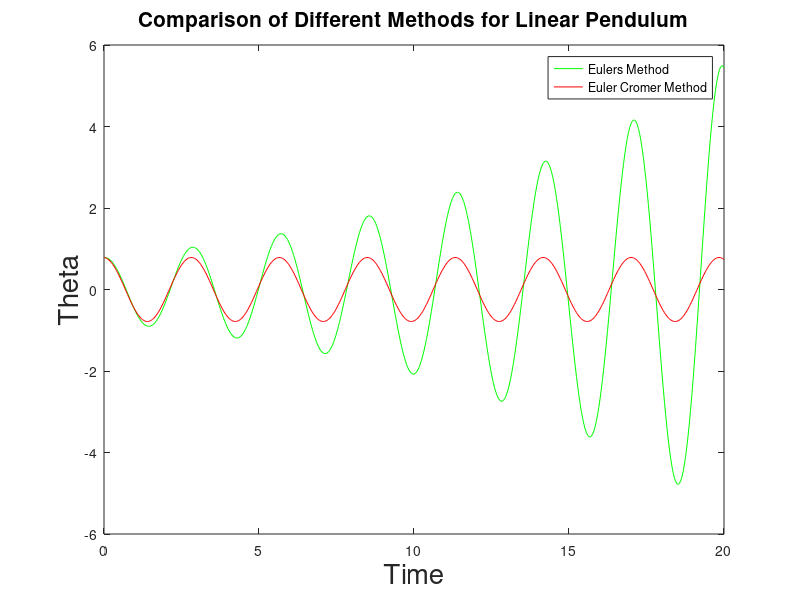
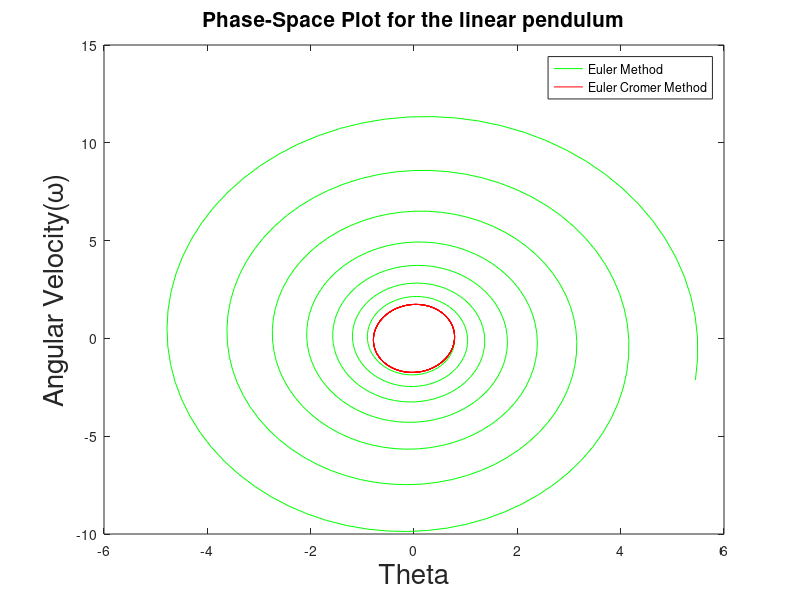

Here is the MATLAB script that generated these plots, in order:
clc;
clear;

close all;
set(0, 'defaultfigurevisible', 'on');

w = [0];
w2 = [0];
theta = [3.14/4];
theta2 = [3.14/4];
t = [0];
l = 2;
g = 9.8;
dt = 0.04;

% w2 and theta 2 is done by euler cramer methods.
% w and theta uses Eulers method.
% for refference reffer Giordano pg 48 and above.

for i = 1:500
  w(i+1) = w(i)-((g/l)*theta(i)*dt);
  w2(i+1) = w2(i)-((g/l)*theta2(i)*dt);
  theta(i+1) = theta(i) + (w(i)*dt);
  theta2(i+1) = theta2(i) + (w2(i+1)*dt);
  t(i+1) = t(i) + dt;
end

t;
theta;

plot(t,theta,'g;Eulers Method;')
hold on;
plot(t,theta2,'r;Euler Cromer Method;')

title('Comparison of Different Methods for Linear Pendulum', "fontsize", 15)
xlabel('Time', "fontsize", 20)
ylabel('Theta',"fontsize", 20)
legend()

figure(2)
plot(theta,w,'g;Euler Method;')
hold on;
plot(theta2,w2,'r;Euler Cromer Method;')
title('Phase-Space Plot for the linear pendulum', "fontsize", 15)
xlabel('Theta', "fontsize", 20)
ylabel('Angular Velocity(\omega)',"fontsize", 20)
legend()


%%%% A random trial to animate the pendulum
%%pause()
%%%theta2 = theta2 - (pi/2);
%%theta2(1)
%%x = l*sin(theta2);
%%y = -l*cos(theta2);
%%Animate_Pendulum(l,x,y,t,dt)

